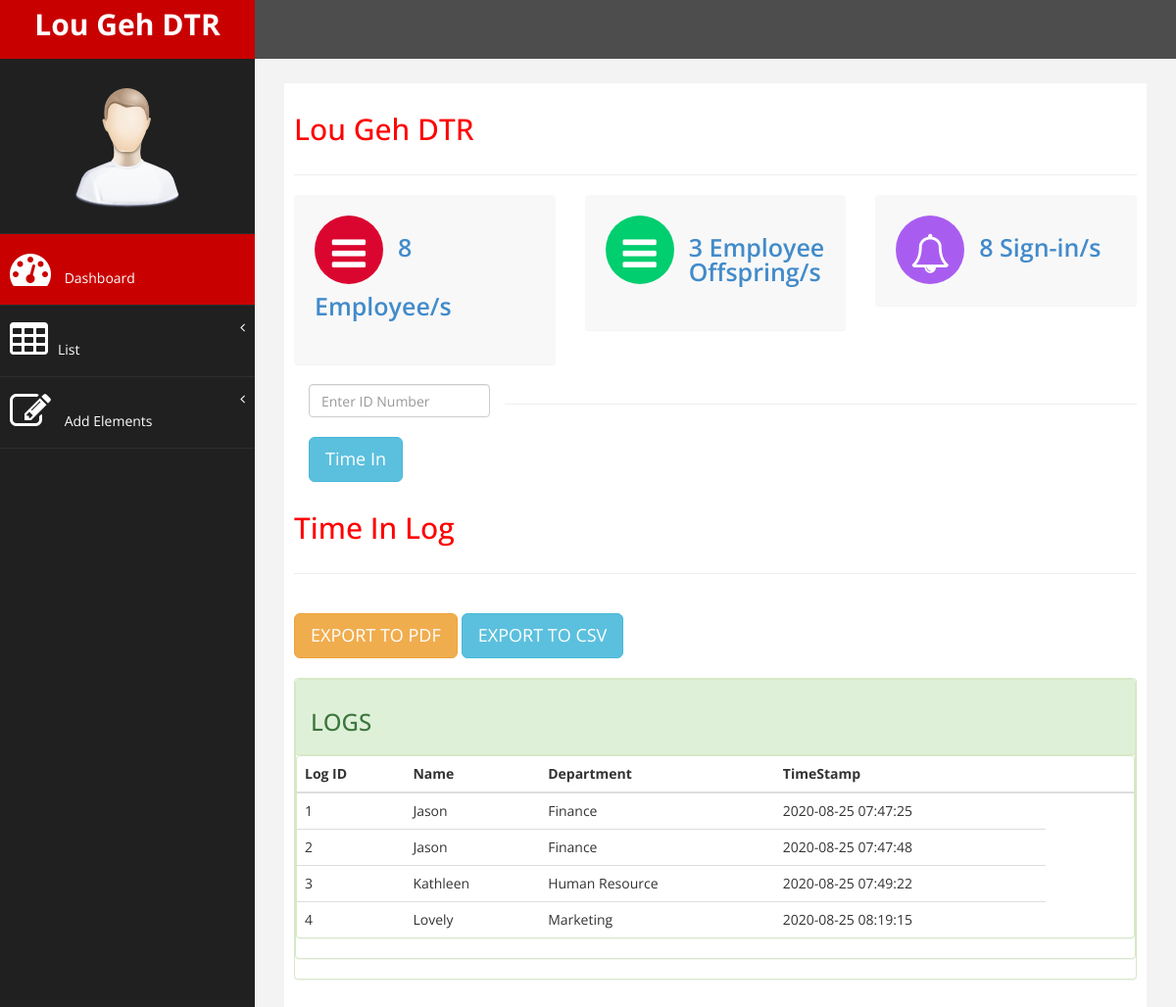
The app's page /DTR/index.php with its own data.
### tables this page shows
CREATE TABLE `time_log` (
  `log_no` int(11) NOT NULL,
  `sid` varchar(10) DEFAULT NULL,
  `timestamp` timestamp NOT NULL DEFAULT CURRENT_TIMESTAMP ON UPDATE CURRENT_TIMESTAMP
);

CREATE TABLE `dept_info` (
  `dept_no` int(99) NOT NULL,
  `dept_name` text NOT NULL,
  `dept_budget` int(99) NOT NULL
);

### DTR/listsignin.php (the view)
                    <?php include "connect.php";
                    $firstquery = $con->query("SELECT * FROM time_log;");
                    ?>
                    <div class="row">
<div class="col-md-12">
     <h2>Time In Log</h2>
    </div>
</div>
 <hr />
 <p>
                    <button id="pdf" class="btn btn-warning btn-lg" style="margin-bottom: 10px">EXPORT TO PDF</button>
                    <button id="csv" class="btn btn-info btn-lg" style="margin-bottom: 10px">EXPORT TO CSV</button>
                    </p>
                    <div class="panel panel-success">
                    <div class="panel panel-success">
                    <div class="panel-heading">
                        <h3>LOGS</h3>
                    </div>
                    <div class="panel panel-success">
                        <div class="table-responsive">
                            <table class="table" id="dataTables-example">
                                <thead>
                                    <tr>
                                        <th>Log ID</th>
                                        <th>Name</th>
                                        <th>Department</th>
                                        <th>TimeStamp</th>
                                        <th></th>
                                        <th></th>
                                        <th></th>
                                    </tr>
                                </thead>
                                <tbody>
                                    <?php
                                    while($row = $firstquery->fetch_assoc()) {
                                        ?>
                                    <tr >
                                        <td><?php echo $row['log_no']; ?></td>
                                        <td><?php
                                        $parent = $con->query("SELECT name FROM employees where sid=$row[sid]");
                                       while ( $name = $parent->fetch_assoc()) {
                                        echo $name['name']; }?>
                                       </td>
                                        <td><?php
                                        $parent = $con->query("SELECT dept_name FROM dept_info where dept_no=(SELECT dept_no from employees where sid=$row[sid])");
                                       while ( $name = $parent->fetch_assoc()) {
                                        echo $name['dept_name']; }?></td>
                                        <td><?php echo $row['timestamp']; ?></td>
                                    </tr>
                                    <?php } ?>
                                </tbody>
                            </table>
                        </div>
                    </div>
                </div>

### DTR/index.php (shortened to what this page needs)
<!DOCTYPE html>
<html xmlns="http://www.w3.org/1999/xhtml">
<head>
    <link href="assets/css/bootstrap.css" rel="stylesheet" />
    <link href="assets/css/font-awesome.css" rel="stylesheet" />
    <link href="assets/js/morris/morris-0.4.3.min.css" rel="stylesheet" />
    <link href="assets/css/custom.css" rel="stylesheet" />
   <link rel="stylesheet" type="text/css" media="all" href="assets/css/daterangepicker.css" />
</head>
<body>
    <div id="wrapper">
     <?php
     	include("nav.php");
     ?>
        <div id="page-wrapper" >
            <div id="page-inner">
                <?php
                if(isset($_GET['p'])){
                	include ($_GET["p"].".php");
                	}
                else{
                	include ("dashboard".".php");
                }
                 ?>
    		</div>
            </div>
        </div>
</body>
</html>

### DTR/nav.php (shortened to what this page needs)
<nav class="navbar navbar-default navbar-cls-top " role="navigation" style="margin-bottom: 0">
            <div class="navbar-header">
                <a class="navbar-brand" href="index.php">Lou Geh DTR</a>
            </div>
        </nav>
        <nav class="navbar-default navbar-side" role="navigation">
            <div class="sidebar-collapse">
                <ul class="nav" id="main-menu">
				<li class="text-center">
                    <img src="assets/img/find_user.png" class="user-image img-responsive"/>
					</li>
                    <li>
                        <a class="active-menu"  href="index.php"><i class="fa fa-dashboard fa-3x"></i> Dashboard</a>
                    </li>
                    <li>
                        <a href="#"><i class="fa fa-table fa-3x"></i>List<span class="fa arrow"></span></a>
                    </li>
                    <li  >
                        <a  href="form.html"><i class="fa fa-edit fa-3x"></i> Add Elements <span class="fa arrow"></span></a>
                    </li>
                </ul>
            </div>
        </nav>

### DTR/dashboard.php (shortened to what this page needs)
<div class="row">
    <div class="col-md-12">
         <h2>Lou Geh DTR</h2>
        </div>
    </div>
     <hr />
    <?php
    include ("connect.php");
    $query=  $con->query("SELECT count(*) as c FROM `employees`");
    $row = $query->fetch_assoc();
    $query2=  $con->query("SELECT count(*) as c FROM `children`");
    $row2 = $query2->fetch_assoc();
    ?>
    <div class="row">
        <a href="index.php?p=listemployees">
    <div class="col-md-4 col-sm-6 col-xs-6">
<div class="panel panel-back noti-box">
    <span class="icon-box bg-color-red set-icon">
        <i class="fa fa-bars"></i>
    </span>
    <div class="text-box" >
        <p class="main-text"><?php echo $row['c']; ?> Employee/s</p>
        <p class="text-muted"></p>
    </div>
 </div>
 </div>
 </a>
 <a href="index.php?p=listchildren">
        <div class="col-md-4 col-sm-6 col-xs-6">
<div class="panel panel-back noti-box">
    <span class="icon-box bg-color-green set-icon">
        <i class="fa fa-bars"></i>
    </span>
    <div class="text-box" >
        <p class="main-text"><?php echo $row2['c']; ?> Employee Offspring/s</p>
        <p class="text-muted"></p>
    </div>
 </div>
 </div>
 </a>
 <a href="index.php">
        <div class="col-md-4 col-sm-6 col-xs-6">
<div class="panel panel-back noti-box">
    <span class="icon-box bg-color-blue set-icon">
        <i class="fa fa-bell-o"></i>
    </span>
    <div class="text-box" >
        <p class="main-text"><?php echo $row['c']; ?> Sign-in/s</p>
        <p class="text-muted"></p>
    </div>
 </div>
 </div>
</a>
</div>
 <div class="col-lg-3">
                                <div class="blog-single-sidebar bordered blog-container">
                                    <div class="blog-single-sidebar-search">
                                        <div class="input-icon right">
                                           <form method="POST" action="time_in_func.php">
                                            <input type="text" class="form-control" name="user_idnum" placeholder="Enter ID Number">
<br>
 <button type="submit" class="btn btn-info btn-lg"  style="margin-bottom:10px">Time In</button>
</div>
</div>
</div></div>
                <hr />
<?php include ("listsignin.php"); ?>

### DTR/assets/css/custom.css (style rules this page uses)
body { font-family: 'Open Sans', sans-serif; }
#wrapper { width: 100%; background:#202020; }
#page-wrapper { padding: 15px 15px; min-height: 600px; background:#F3F3F3; }
#page-inner { width:100%; margin:10px 20px 10px 0px; background-color:#fff!important; padding:10px; min-height:1200px; }
.text-center { text-align:center; }
h2 { color: #f00; }
p { font-size:16px; line-height:25px; padding-top:20px; }
.panel-back { background-color:#F8F8F8; }
.noti-box { min-height: 100px; padding: 20px; }
.noti-box .icon-box { display: block; float: left; margin: 0 15px 10px 0; width: 70px; height: 70px; line-height: 75px; vertical-align: middle; text-align: center; font-size: 40px; }
.text-box p { margin: 0 0 3px; }
.main-text { font-size: 25px; font-weight:600; }
.set-icon { -webkit-border-radius: 50px; -moz-border-radius: 50px; border-radius: 50px; }
.bg-color-green { background-color: #00CE6F; color: #fff; }
.bg-color-blue { background-color: #A95DF0; color: #fff; }
.bg-color-red { background-color: #DB0630; color: #fff; }
.user-image { margin: 25px auto; -webkit-border-radius: 10px; -moz-border-radius: 10px; border-radius: 10px; max-height:170px; max-width:170px; }
.navbar-cls-top .navbar-brand { color: #fff; background: #C90000; width: 260px; text-align: center; height: 60px; font-size: 30px; font-weight: 700; }
.active-menu { background-color:#C90000!important; }
.arrow { float: right; }
.fa.arrow:before { content: "\f104"; }
.sidebar-collapse , .sidebar-collapse .nav { background:none; }
.sidebar-collapse .nav { padding:0; }
.sidebar-collapse .nav > li > a { color:#fff; background:#202020; text-shadow:none; }
.sidebar-collapse > .nav > li > a { padding:15px 10px; }
.sidebar-collapse > .nav > li { border-bottom: 1px solid rgba(107, 108, 109, 0.19); }
.navbar-side { border:none; background-color: #202020; }
.navbar-cls-top { background:#4D4D4D; border-bottom:none; }
.navbar-default { border:0px solid black; }
.navbar-header { background: #A70303; }
.nav > li > a > i { margin-right:10px; }
@media (min-width:768px) { #page-wrapper { margin: 0 0 0 260px; padding: 15px 30px; min-height: 1200px; } }
@media (min-width:768px) { .navbar-side { z-index: 1; position: absolute; width: 260px; } }
@media (min-width:768px) { .navbar { border-radius: 0px; } }

### records on screen
time_log: log_no "1", name "Jason", timestamp "2020-08-25 07:47:25"
dept_info: dept_name "Finance"
time_log: log_no "2", name "Jason", timestamp "2020-08-25 07:47:48"
time_log: log_no "3", name "Kathleen", timestamp "2020-08-25 07:49:22"
dept_info: dept_name "Human Resource"
time_log: log_no "4", name "Lovely", timestamp "2020-08-25 08:19:15"
dept_info: dept_name "Marketing"

### other values on screen
$row['c'] "8"
$row2['c'] "3"
